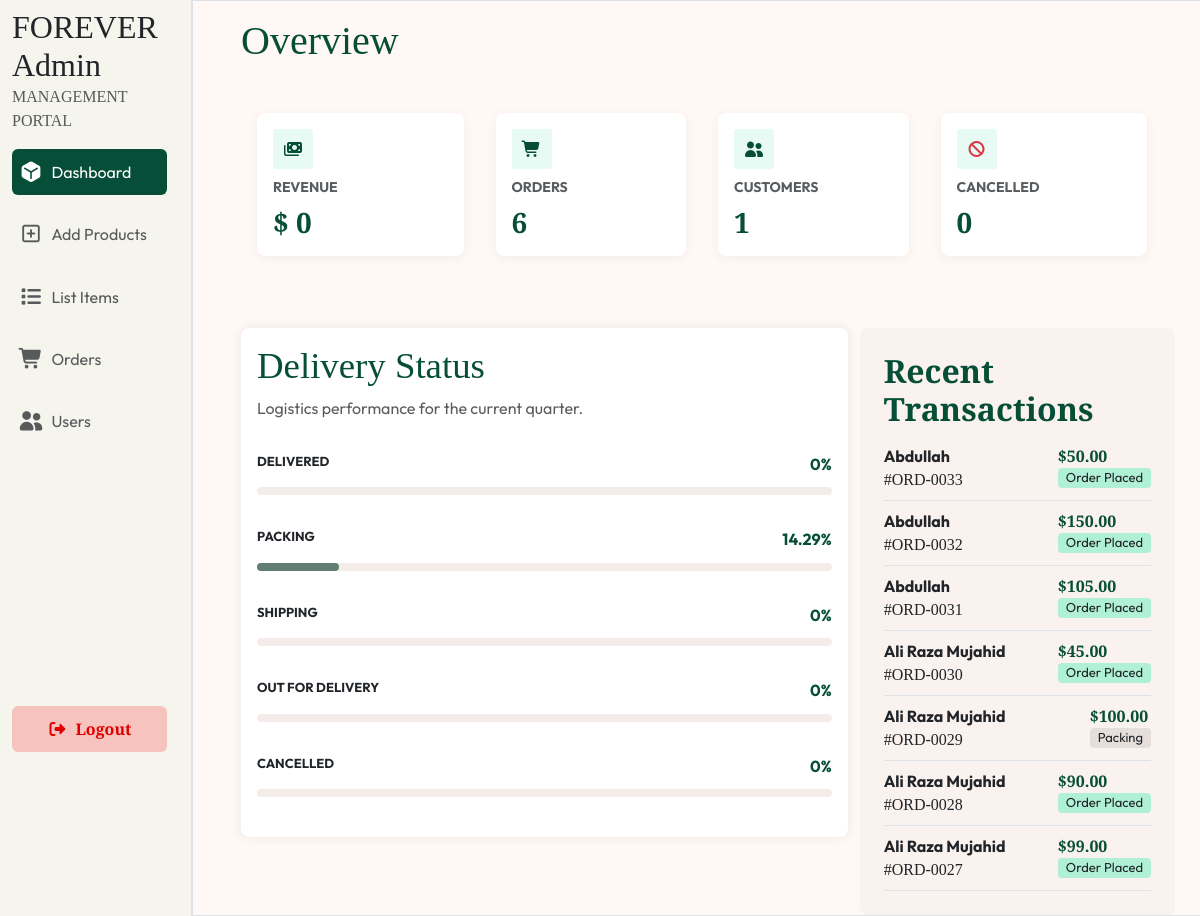
Before: /admin/statistics.php (signed in) with the older database file.
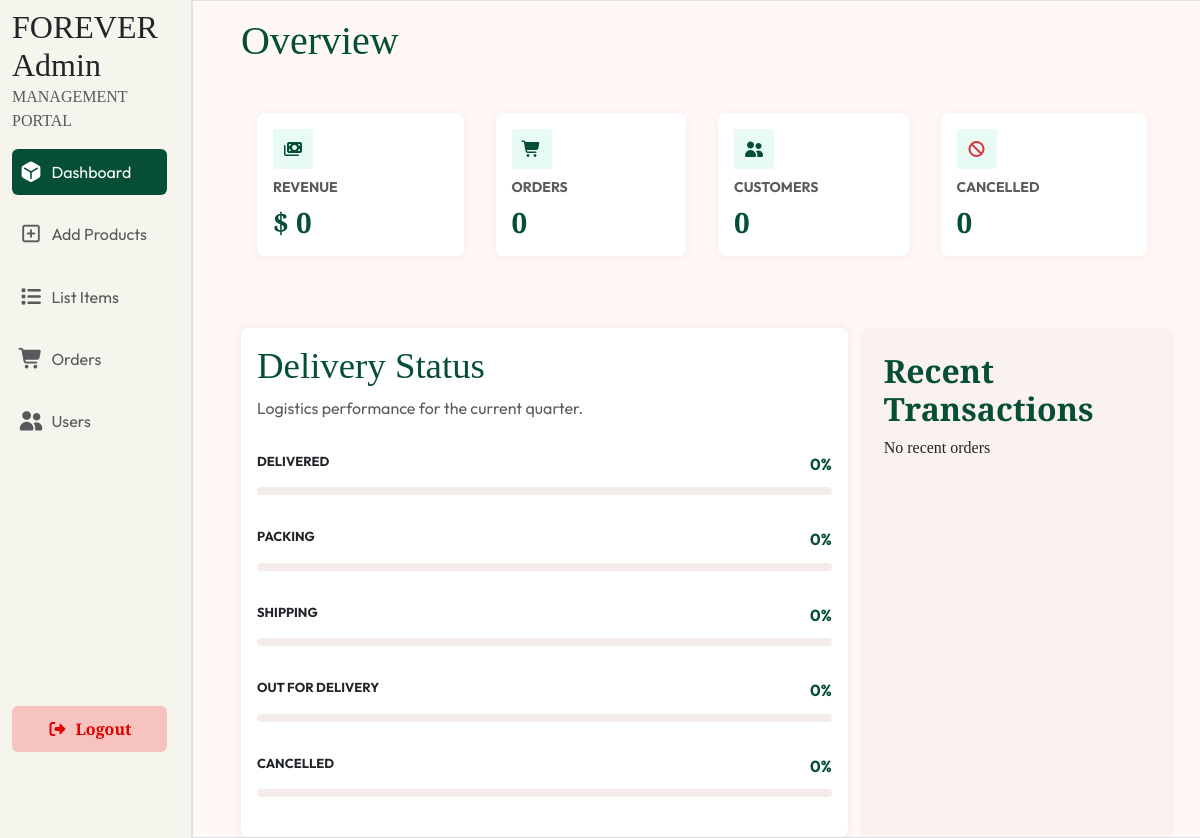
After: the same page with the newer database file.
### tables this page shows
CREATE TABLE `orders` (
  `id` int(11) NOT NULL,
  `productid` int(11) DEFAULT NULL,
  `title` varchar(100) DEFAULT NULL,
  `image` varchar(100) DEFAULT NULL,
  `quantity` int(11) DEFAULT NULL,
  `size` varchar(10) DEFAULT NULL,
  `first_name` varchar(100) NOT NULL,
  `last_name` varchar(100) NOT NULL,
  `email_address` varchar(100) NOT NULL,
  `street` varchar(500) NOT NULL,
  `city` varchar(100) NOT NULL,
  `state` varchar(100) NOT NULL,
  `zip_code` int(11) NOT NULL,
  `country` varchar(100) NOT NULL,
  `phone` varchar(100) NOT NULL,
  `unitprice` int(11) DEFAULT NULL,
  `totalprice` int(11) DEFAULT NULL,
  `username` varchar(100) DEFAULT NULL,
  `status` varchar(50) DEFAULT 'Pending',
  `pay_method` varchar(50) DEFAULT NULL,
  `track_id` varchar(300) DEFAULT NULL,
  `order_date` varchar(50) DEFAULT NULL,
  `order_status` varchar(100) DEFAULT 'order placed'
);

### admin/statistics.php (the view, shortened to what the rows shown need)
<!DOCTYPE html>
<html lang="en">
<head>
    <link rel="stylesheet" href="../css/bootstrap.css">
    <link rel="stylesheet" href="../css/bootstrap.min.css">
    <link rel="stylesheet" href="../css/main.css">
    <link rel="stylesheet" href="../css/utilities.css">
    <link rel="stylesheet" href="https://cdnjs.cloudflare.com/ajax/libs/font-awesome/7.0.1/css/all.min.css" />
    <link href="https://unpkg.com/aos@2.3.1/dist/aos.css" rel="stylesheet">
</head>
<body>
<section class='dashboard-page overflow-hidden position-relative'>
    <div class="container-fluid p-0">
        <div class="row p-0">
            <div class="col-2 p-0 border-end" style='background-color:#F5F4ED;'>
                <?php
                    include "sidebar.php";
                 ?>
            </div>
            <div  class="col-10 px-md-5 border " style='background-color:#FFF8F5;'>
                <div>
                    <h2 class='my-3 fs-1' style='color:#064E38;'>Overview</h2>
                </div>
                <div data-aos="fade-up" data-aos-duration="3000" class="row">
                    <div class="col-lg-8 mt-5" >
                        <div  class='p-3 overflow-hidden delivery-status bg-white rounded-3' style='box-shadow:0 0 10px 1px rgba(51, 51, 51,.08);'>
                            <h1>Delivery Status</h1>
                        </div>
                    </div>
                    <div class="col-lg-4 mt-5 rounded-3 p-4" style='background-color:#FAF2EE;'>
                        <h2 class='fw-bold' style='color:#064E38;'>Recent  Transactions</h2>
                        <div>
                            <?php
                                $query6 = "SELECT * FROM orders ORDER BY id DESC LIMIT 0,7";
                                $result6 = mysqli_query($conn, $query6);
                                if(mysqli_num_rows($result6) > 0){
                                    while($row6 = mysqli_fetch_assoc($result6)){
                                        $textColor = '';
                                        if($row6['order_status'] === 'order placed'){
                                            $textColor = '#B0F0D6';
                                        }else if($row6['order_status'] === 'deliverd'){
                                            $textColor = '#B0F0D6';
                                        }else if($row6['order_status'] === 'packing'){
                                            $textColor = '#E6DEDA';
                                        }else if($row6['order_status'] === 'shipped'){
                                            $textColor = '#E6DEDA';
                                        }else if($row6['order_status'] === 'out of delivery'){
                                            $textColor = '#E6DEDA';
                                        }else if($row6['order_status'] === 'cancelled'){
                                            $textColor = '#FFDAD6';
                                        }
                                        echo "<div class='d-flex transaction justify-content-between border-bottom py-2'>
                                                <div>
                                                    <p class='mb-0 text-dark' >{$row6['username']}</p>
                                                    <p class='mb-0'>#ORD-00{$row6['id']}</p>
                                                </div>
                                                <div>
                                                    <p class='mb-0 fw-bold text-right' style='color:#064E38;'><span>$</span>{$row6['unitprice']}.00</p>
                                                    <p class='mb-0 text-dark rounded-1 px-2 text-capitalize' style='font-size:13px;background-color:{$textColor};'>{$row6['order_status']}</p>
                                                </div>
                                            </div>";
                                    }
                                }else{
                                    echo "No recent orders";
                                }
                            ?>
                        </div>
                    </div>
                </div>
            </div>
        </div>
    </div>
</section>
</body>
</html>

Changed rows visible on the page:
removed orders: username "Abdullah", id "33", unitprice "50", order_status "Order Placed"
removed orders: username "Abdullah", id "32", unitprice "150", order_status "Order Placed"
removed orders: username "Abdullah", id "31", unitprice "105", order_status "Order Placed"
removed orders: username "Ali Raza Mujahid", id "30", unitprice "45", order_status "Order Placed"
removed orders: username "Ali Raza Mujahid", id "29", unitprice "100", order_status "Packing"
removed orders: username "Ali Raza Mujahid", id "28", unitprice "90", order_status "Order Placed"
removed orders: username "Ali Raza Mujahid", id "27", unitprice "99", order_status "Order Placed"
Other visible differences:
$placeOrder['place_orders']: "6" → "0"
$customers['customer']: "1" → "0"
$packing_avg: "14.29" → (not shown)
text now shown: "0 No recent orders"
